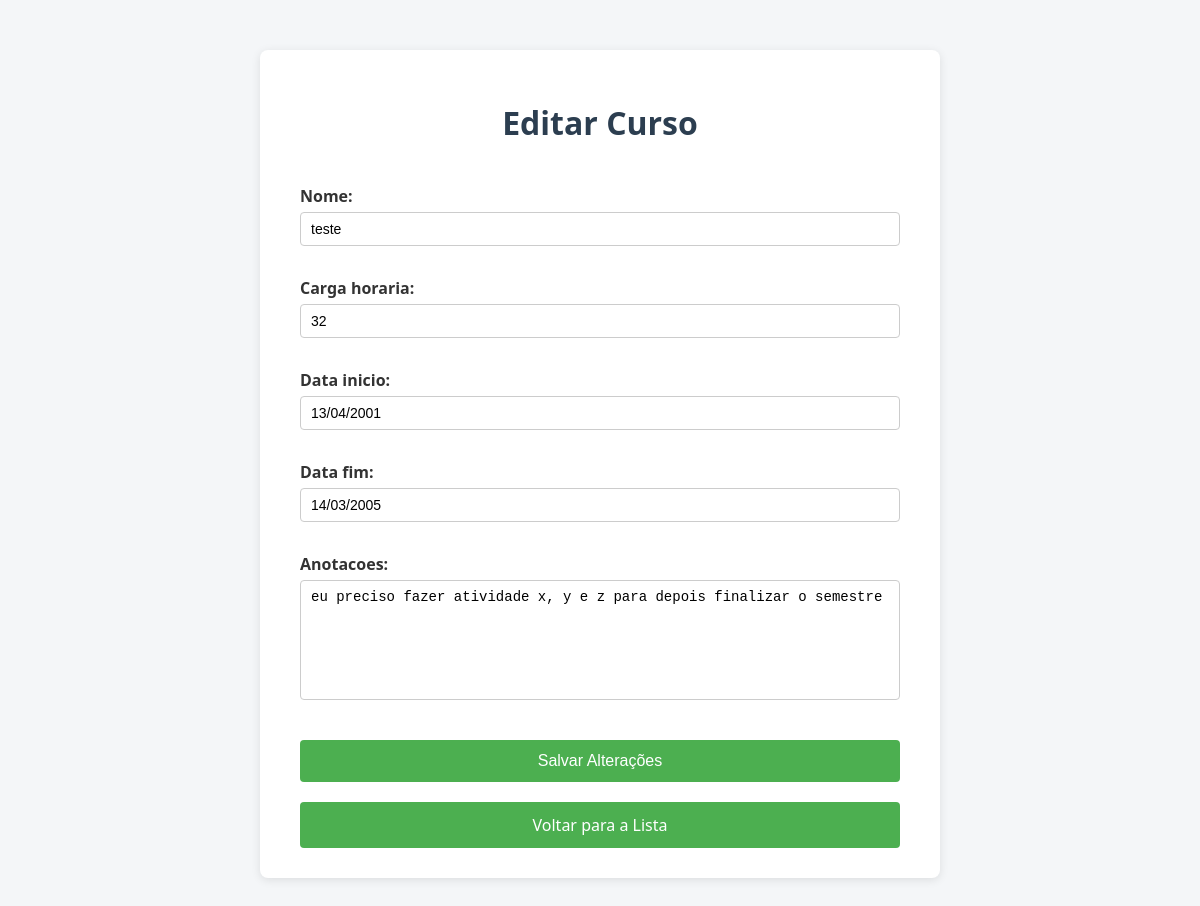
Page /editar/17/ on the committed database.
### Site_Extensao/models.py (models this page shows, shortened)
class Curso(models.Model):
    nome = models.CharField(max_length=255)
    carga_horaria = models.IntegerField()
    data_inicio = models.DateField()
    data_fim = models.DateField()
    anotacoes = models.TextField(blank=True, null=True)
    user = models.ForeignKey(User, on_delete=models.CASCADE, default=1)  # Relacionamento com o modelo User

### Site_Extensao/views.py (the view)
# urls.py: path('editar/<int:id>/', views.editar_curso, name='editar_curso'),
def editar_curso(request, id):
    curso = get_object_or_404(Curso, id=id)
    if request.method == 'POST':
        form = CursoForm(request.POST, instance=curso)
        if form.is_valid():
            form.save()
            return redirect('listar_cursos')
    else:
        form = CursoForm(instance=curso)
    return render(request, 'editar_curso.html', {'form': form})

### Site_Extensao/forms.py (shortened to what this page needs)
class CursoForm(forms.ModelForm):
    class Meta:
        model = Curso
        fields = ['nome', 'carga_horaria', 'data_inicio', 'data_fim', 'anotacoes']
        widgets = {
            'data_inicio': forms.DateInput(
                attrs={'type': 'text', 'placeholder': 'dd/mm/aaaa'},
                format='%d/%m/%Y'
            ),
            'data_fim': forms.DateInput(
                attrs={'type': 'text', 'placeholder': 'dd/mm/aaaa'},
                format='%d/%m/%Y'
            ),
            'anotacoes': forms.Textarea(attrs={
                'placeholder': 'Digite suas anotações aqui...',
                'rows': 6,
                'style': 'resize: none; height: 120px;'
                }
            )
        }
    def __init__(self, *args, **kwargs):
        self.request = kwargs.pop('request', None)  # Retirando o 'request' do kwargs, se existir
        super().__init__(*args, **kwargs)

### Site_Extensao/templates/editar_curso.html (shortened to what this page needs)
<!DOCTYPE html>
<html lang="pt-BR">
<head>
</head>
<body>
    <div class="container">
        <h1>Editar Curso</h1>
        <form method="POST">
            {{ form.as_p }}
            <button type="submit" class="btn">Salvar Alterações</button>
            <a href="{% url 'listar_cursos' %}" class="btn">Voltar para a Lista</a>
        </form>
    </div>
</body>
</html>

### Site_Extensao/templates/editar_curso.html (style rules this page uses)
body { font-family: 'Segoe UI', Tahoma, Geneva, Verdana, sans-serif; background-color: #f4f6f8; color: #333; margin: 0; padding: 0; }
.container { max-width: 600px; margin: 50px auto; background: white; padding: 30px 40px; box-shadow: 0 2px 10px rgba(0, 0, 0, 0.1); border-radius: 8px; }
h1 { text-align: center; color: #2c3e50; margin-bottom: 25px; }
form { display: flex; flex-direction: column; }
form p { margin-bottom: 15px; }
label { font-weight: bold; margin-bottom: 5px; display: block; }
input, select, textarea { width: 100%; padding: 8px 10px; border: 1px solid #ccc; border-radius: 4px; box-sizing: border-box; font-size: 14px; }
.btn { margin-top: 20px; padding: 12px; background-color: #4CAF50; color: white; font-size: 16px; border: none; border-radius: 4px; cursor: pointer; text-decoration: none; text-align: center; display: block; transition: background 0.3s ease; }

### rows in the picture
Curso: nome "teste", carga_horaria "32", data_inicio "13/04/2001", data_fim "14/03/2005", anotacoes "eu preciso fazer atividade x, y e z para depois finalizar o semestre"
